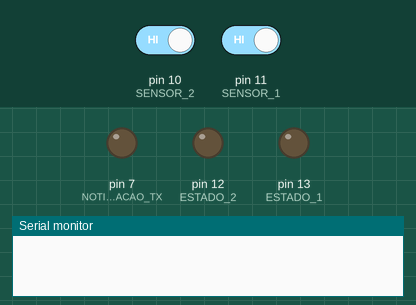
Bench run of a sketch on a simulated Arduino Uno, built with avr-gcc and run on an emulated ATmega328P. On the bench: output pins drawn as LEDs (lit = HIGH), the last lines printed to the serial monitor. The inputs (shaded band) are chosen by the test bench; at power-on: pin 11 (SENSOR_1) HIGH, pin 10 (SENSOR_2) HIGH. No radio packets arrive unless stated.

Above: at 1.3 s.
1.4 s: pin 11 (SENSOR_1) driven LOW
At 2.1 s:
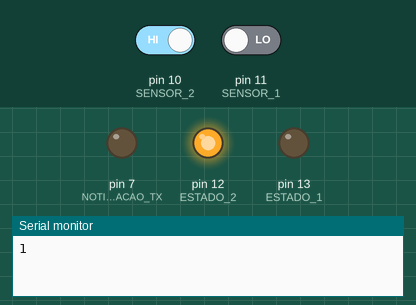
3.0 s: pin 10 (SENSOR_2) driven LOW
At 4.2 s:
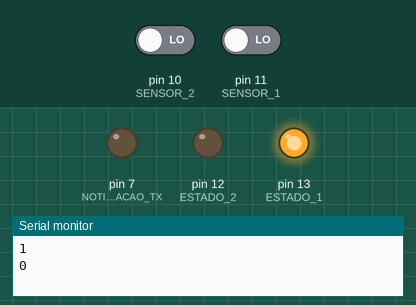
4.6 s: pin 11 (SENSOR_1) driven HIGH
At 5.2 s:
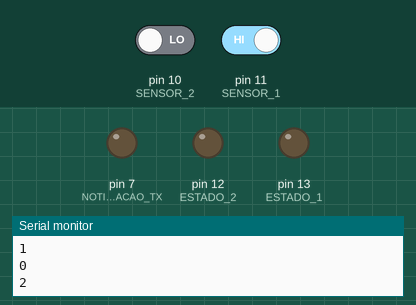
Timing chart, 0 to 7.6 s (numbered marks = the images above; inputs shaded):
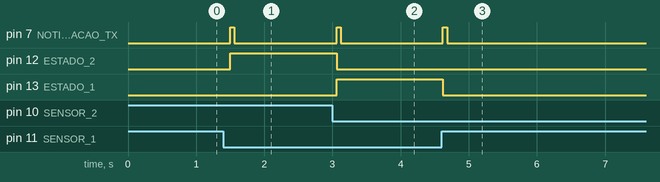

The sketch:

Prototipo_Beta_RF_TX.ino
```cpp
#include <VirtualWire.h>

#define ESTADO_1       13
#define ESTADO_2       12
#define SENSOR_1       11
#define SENSOR_2       10
#define NOTIFICACAO_TX 7
#define EMISSOR        8

int estado1;
int estado2;
char valor_msg[4];
int dado = 2;
int dado_temp;

void setup() {

Serial.begin(9600);
vw_set_tx_pin(EMISSOR);
vw_setup(2000);

pinMode (ESTADO_1, OUTPUT);
pinMode (ESTADO_2, OUTPUT);
pinMode (NOTIFICACAO_TX, OUTPUT);
pinMode (SENSOR_1, INPUT);
pinMode (SENSOR_2, INPUT);

digitalWrite(ESTADO_1, LOW);
digitalWrite(ESTADO_2, LOW);
}


void loop() {

  dado_temp = dado;

  estado1 = digitalRead(SENSOR_1);
  estado2 = digitalRead(SENSOR_2);

  if(estado1 == LOW && estado2==LOW)
  {
    digitalWrite(ESTADO_1, HIGH);
    digitalWrite(ESTADO_2, LOW);
    dado = 0;

  }
   else if(estado1 == LOW && estado2== HIGH)
  {
    digitalWrite(ESTADO_1, LOW);
    digitalWrite(ESTADO_2,HIGH);
    dado = 1;
  }
  else
  {
    digitalWrite(ESTADO_1, LOW);
    digitalWrite(ESTADO_2, LOW);
    dado = 2;
  }

  if(dado != dado_temp)
  {
    itoa(dado,valor_msg,10);
    digitalWrite(NOTIFICACAO_TX,HIGH);
    vw_send((uint8_t*)valor_msg, strlen(valor_msg));
    vw_wait_tx();

    digitalWrite(NOTIFICACAO_TX, LOW);
    Serial.println(valor_msg);
  }

  delay(250);
}
```

Measured:
- after the input at 1.4 s, pin 7 (NOTIFICACAO_TX): LOW → HIGH after 0.10 s, → LOW 0.06 s later; pin 12 (ESTADO_2): LOW → HIGH after 0.10 s
- after the input at 3.0 s, pin 7 (NOTIFICACAO_TX): LOW → HIGH after 0.06 s, → LOW 0.06 s later; pin 12 (ESTADO_2): HIGH → LOW after 0.06 s; pin 13 (ESTADO_1): LOW → HIGH after 0.06 s
- after the input at 4.6 s, pin 7 (NOTIFICACAO_TX): LOW → HIGH at once, → LOW 0.06 s later; pin 13 (ESTADO_1): HIGH → LOW at once
